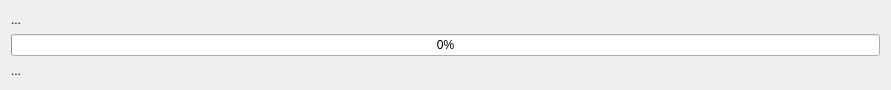
<?xml version="1.0" encoding="UTF-8"?>
<ui version="4.0">
 <class>DownloadItem</class>
 <widget class="QWidget" name="DownloadItem">
  <property name="geometry">
   <rect>
    <x>0</x>
    <y>0</y>
    <width>891</width>
    <height>90</height>
   </rect>
  </property>
  <property name="minimumSize">
   <size>
    <width>0</width>
    <height>90</height>
   </size>
  </property>
  <property name="windowTitle">
   <string>Form</string>
  </property>
  <layout class="QVBoxLayout" name="verticalLayout_2">
   <item>
    <layout class="QVBoxLayout" name="verticalLayout">
     <item>
      <widget class="QLabel" name="label_item">
       <property name="text">
        <string>...</string>
       </property>
      </widget>
     </item>
     <item>
      <widget class="QProgressBar" name="progressBar_item">
       <property name="value">
        <number>0</number>
       </property>
      </widget>
     </item>
     <item>
      <widget class="QLabel" name="label_status_item">
       <property name="text">
        <string>...</string>
       </property>
      </widget>
     </item>
    </layout>
   </item>
  </layout>
 </widget>
 <resources/>
 <connections/>
</ui>
